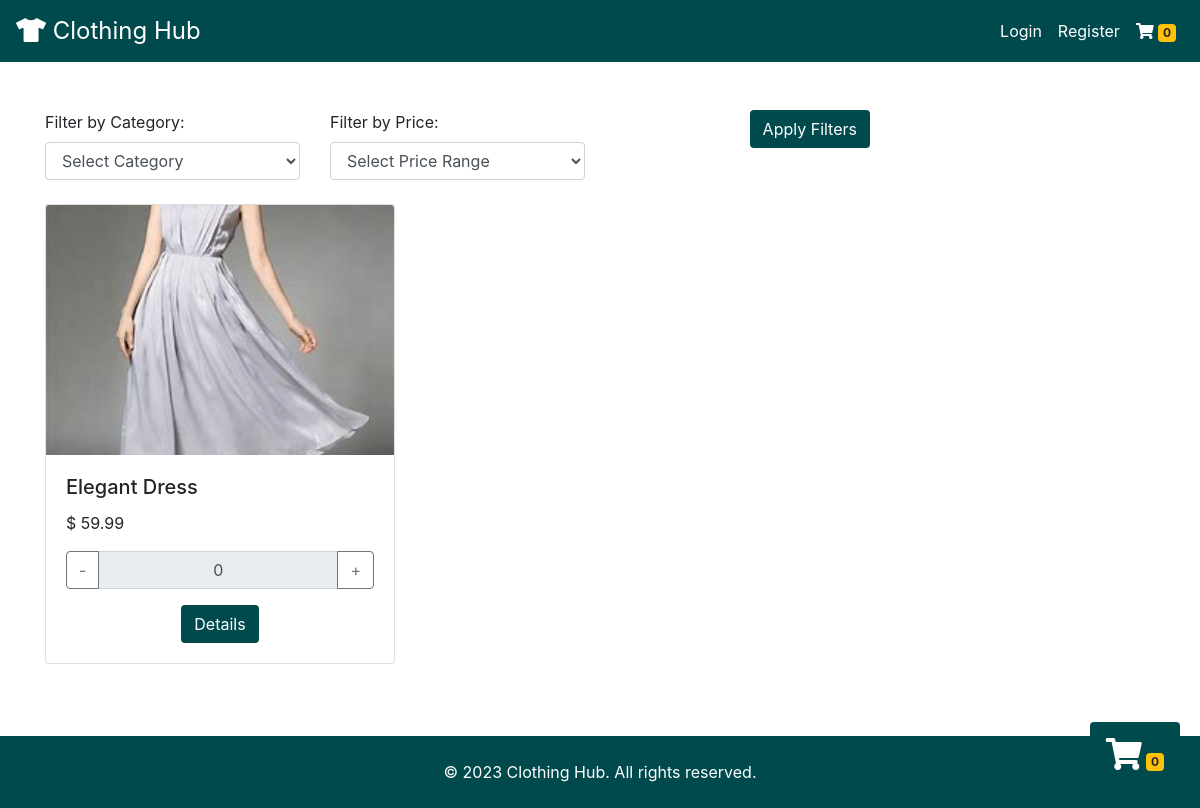
Page /show_product.php?category=Dresses on the committed database.
### tables this page shows
CREATE TABLE `products` (
  `productID` int(11) NOT NULL,
  `productName` varchar(255) NOT NULL,
  `description` text DEFAULT NULL,
  `price` decimal(10,2) NOT NULL,
  `imageURL` varchar(255) DEFAULT NULL,
  `category` varchar(255) DEFAULT NULL
);

### classes/Cart.php (called while the page is built, shortened)
<?php
class Cart {
    public function getCartCount() {
        return isset($_SESSION['cart']) ? array_sum($_SESSION['cart']) : 0;
    }
}
?>

### classes/Product.php (called while the page is built, shortened)
<?php
class Product {
    private $conn;
    public function __construct($conn) {
        $this->conn = $conn;
    }
    public function getAllProducts($filters = []) {
        $sql = "SELECT * FROM products";
        $conditions = [];
        if (isset($filters['category']) && $filters['category']) {
            $conditions[] = "category = :category";
        }
        if ($conditions) {
            $sql .= " WHERE " . implode(' AND ', $conditions);
        }
        $stmt = $this->conn->prepare($sql);
        if (isset($filters['category']) && $filters['category']) {
            $stmt->bindParam(':category', $filters['category']);
        }
        $stmt->execute();
        return $stmt->fetchAll(PDO::FETCH_ASSOC);
    }
}
?>

### show_product.php (the view, shortened to what this page needs)
<?php
require 'includes/db_connection.php';
require 'classes/Product.php';
require 'classes/Cart.php';
$productObj = new Product($conn);
$cartObj = new Cart($conn);
$cartCount = $cartObj->getCartCount();
if ($_SERVER["REQUEST_METHOD"] == "GET" && isset($_GET['price'])) {
    $products = $productObj->getFilteredProducts($_GET['price'], $_GET['category']);
} else {
    $products = $productObj->getAllProducts();
}
$filters = [
    'price' => $_GET['price'] ?? null,
    'category' => $_GET['category'] ?? null,
    'size' => $_GET['size'] ?? null
];
$products = $productObj->getAllProducts($filters);
?>
<!DOCTYPE html>
<html lang="en">
<head>
    <link rel="stylesheet" href="https://maxcdn.bootstrapcdn.com/bootstrap/4.5.2/css/bootstrap.min.css">
    <link rel="stylesheet" href="https://cdnjs.cloudflare.com/ajax/libs/font-awesome/5.15.1/css/all.min.css">
</head>
<body>
    <nav class="navbar navbar-expand-lg" style="background-color: #00494d;">
        <a class="navbar-brand text-white" href="index.php" style="font-size: 24px;">
            <i class="fas fa-tshirt"></i> Clothing Hub
        </a>
        <div class="collapse navbar-collapse" id="navbarNav">
            <ul class="navbar-nav ml-auto">
                <?php if (isset($_SESSION['username'])): ?>
                    <li class="nav-item">
                        <span class="navbar-text text-white mr-3">Welcome,
                            <?php echo $_SESSION['username']; ?>!
                        </span>
                    </li>
                    <li class="nav-item">
                        <a class="nav-link text-white" href="logout.php">Logout</a>
                    </li>
                <?php else: ?>
                    <li class="nav-item">
                        <a class="nav-link text-white" href="login.php">Login</a>
                    </li>
                    <li class="nav-item">
                        <a class="nav-link text-white" href="register.php">Register</a>
                    </li>
                <?php endif; ?>
                <li class="nav-item">
                    <a class="nav-link text-white" href="cart.php">
                        <i class="fas fa-shopping-cart"></i>
                        <span class="badge badge-warning">
                            <?php echo $cartCount; ?>
                        </span>
                    </a>
                </li>
            </ul>
        </div>
    </nav>
    <div class="container mt-5">
        <form action="show_product.php" method="GET">
            <div class="row mb-4">
                <div class="col-md-3">
                    <label>Filter by Category:</label>
                    <select name="category" class="form-control">
                        <option value="">Select Category</option>
                    </select>
                </div>
                <div class="col-md-3">
                    <label>Filter by Price:</label>
                    <select name="price" class="form-control">
                        <option value="">Select Price Range</option>
                    </select>
                </div>
                <div class="col-md-3 text-right">
                    <button class="btn text-white" style="background-color: #00494d;">Apply Filters</button>
                </div>
            </div>
        </form>
        <div class="row">
            <?php foreach ($products as $product): ?>
                <div class="col-md-4 mb-4">
                    <div class="card">
                        <div style="height: 250px; overflow: hidden;">
                            <img src="<?php echo $product['imageURL']; ?>" class="card-img-top"
                                alt="<?php echo $product['productName']; ?>"
                                style="object-fit: cover; height: 100%; width: 100%;">
                        </div>
                        <div class="card-body">
                            <h5 class="card-title">
                                <?php echo $product['productName']; ?>
                            </h5>
                            <p class="card-text">$
                                <?php echo $product['price']; ?>
                            </p>
                            <?php
                            $productQuantityInCart = isset($_SESSION['cart'][$product['productID']]) ? $_SESSION['cart'][$product['productID']] : 0;
                            ?>
                            <div class="input-group mb-3">
                                <div class="input-group-prepend">
                                    <button class="btn btn-outline-secondary quantity-decrease" type="button"
                                        data-product-id="<?php echo $product['productID']; ?>">-</button>
                                </div>
                                <input type="text" class="form-control text-center"
                                    value="<?php echo $productQuantityInCart; ?>" readonly>
                                <div class="input-group-append">
                                    <button class="btn btn-outline-secondary quantity-increase" type="button"
                                        data-product-id="<?php echo $product['productID']; ?>">+</button>
                                </div>
                            </div>
                            <div class="text-center">
                                <a href="product_details.php?id=<?php echo $product['productID']; ?>" class="btn text-white"
                                    style="background-color: #00494d;">Details</a>
                            </div>
                        </div>
                    </div>
                </div>
            <?php endforeach; ?>
        </div>
    </div>
    <div style="position: fixed; bottom: 20px; right: 20px; z-index: 1000;" class="animated">
        <a href="cart.php">
            <div style="background-color: #00494d;" class="rounded p-3 text-white">
                <i class="fas fa-shopping-cart fa-2x"></i>
                <span class="badge badge-warning">
                    <?php echo $cartCount; ?>
                </span>
            </div>
        </a>
    </div>
    <footer style="background-color: #00494d;" class="text-white mt-5 p-4 text-center">
        &copy; 2023 Clothing Hub. All rights reserved.
    </footer>
</body>
</html>

### rows in the picture
products: imageURL (picture), productName "Elegant Dress", price "59.99", productID "0"

### other values in the picture
$cartCount "0"
